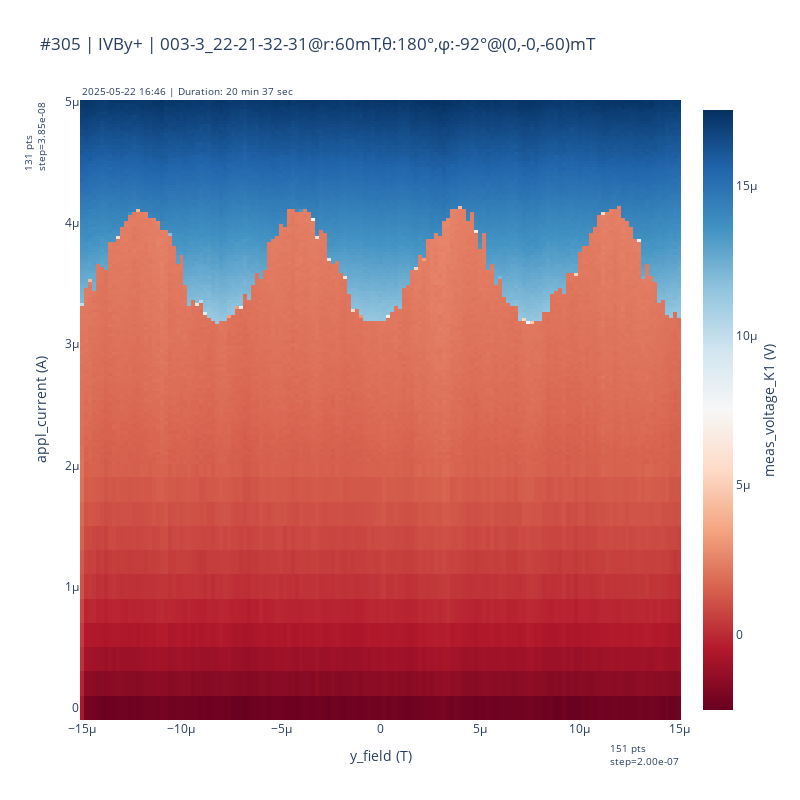
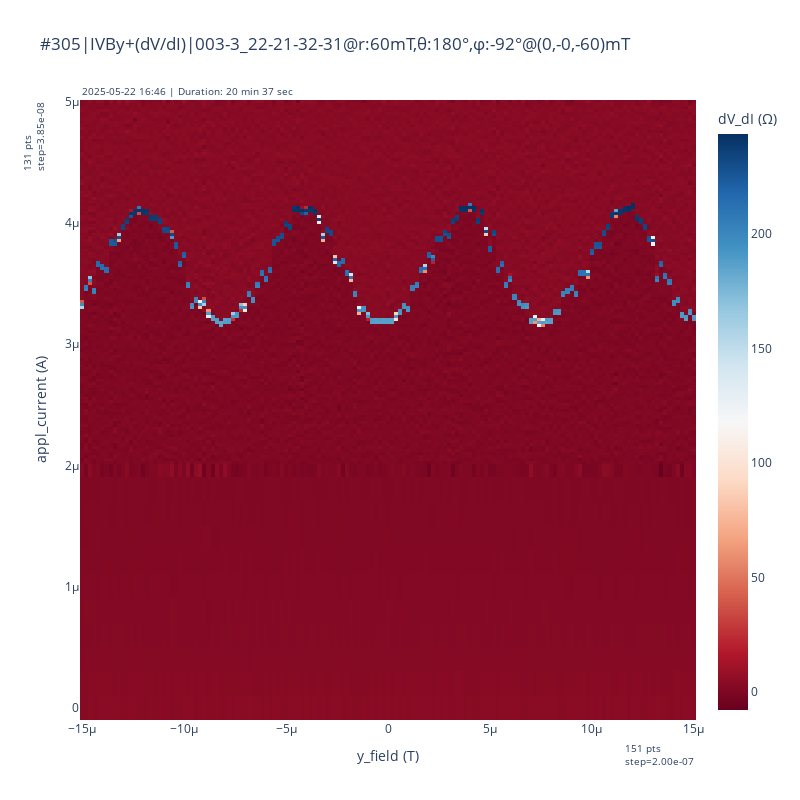
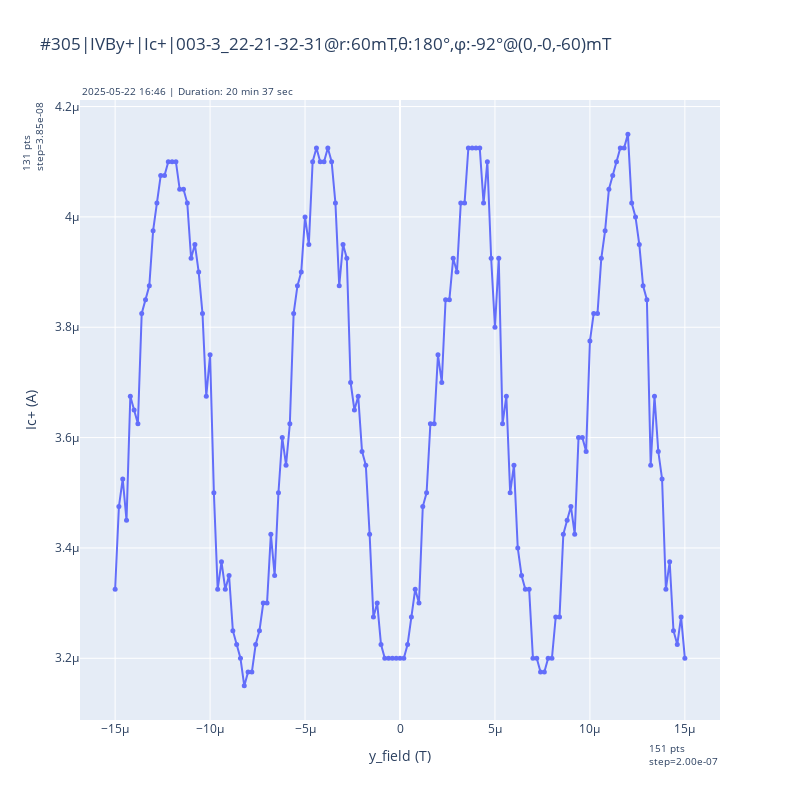

The notebook cell saved with these charts, in order:
### Code cell
dataid = 307
fig1, fig2, fig3 , Ic_df= plot_heatmaps(dataid)
clear_output(wait=True)
fig1.show()
fig2.show()
fig3.show()

### Figure 1 — Plotly figure (JSON) as saved in the notebook; plotly's stock layout.template omitted (floating-point values rounded to 4 significant figures; data arrays with more than 128 entries replaced by an {"elided": "..."} marker saying what was removed)
{"data": [{"colorbar": {"title": {"side": "right", "text": "meas_voltage_K1 (V)"}}, "colorscale": [[0, "rgb(103,0,31)"], [0.1, "rgb(178,24,43)"], [0.2, "rgb(214,96,77)"], [0.3, "rgb(244,165,130)"], [0.4, "rgb(253,219,199)"], [0.5, "rgb(247,247,247)"], [0.6, "rgb(209,229,240)"], [0.7, "rgb(146,197,222)"], [0.8, "rgb(67,147,195)"], [0.9, "rgb(33,102,172)"], [1, "rgb(5,48,97)"]], "type": "heatmap", "x": {"elided": "19781 float values"}, "y": {"elided": "19781 float values"}, "z": {"elided": "19781 float values"}}], "layout": {"annotations": [{"font": {"size": 10}, "showarrow": false, "text": "2025-05-22 16:46 | Duration: 20 min 37 sec", "x": 0, "xanchor": "left", "xref": "paper", "y": 1, "yanchor": "bottom", "yref": "paper"}, {"font": {"size": 10}, "showarrow": false, "text": "151 pts           <br>step=2.00e-07", "x": 1, "xanchor": "right", "xref": "paper", "y": -0.03, "yanchor": "top", "yref": "paper"}, {"font": {"size": 10}, "showarrow": false, "text": "131 pts           <br>step=3.85e-08", "textangle": -90, "x": -0.05, "xanchor": "right", "xref": "paper", "y": 1, "yanchor": "top", "yref": "paper"}], "height": 800, "title": {"text": "#305 | IVBy+ | 003-3_22-21-32-31@r:60mT,θ:180°,φ:-92°@(0,-0,-60)mT"}, "width": 800, "xaxis": {"title": {"text": "y_field (T)"}}, "yaxis": {"title": {"text": "appl_current (A)"}}}}

### Figure 2 — Plotly figure (JSON) as saved in the notebook; plotly's stock layout.template omitted (floating-point values rounded to 4 significant figures; data arrays with more than 128 entries replaced by an {"elided": "..."} marker saying what was removed)
{"data": [{"colorbar": {"title": {"side": "top", "text": "dV_dI (Ω)"}}, "colorscale": [[0, "rgb(103,0,31)"], [0.1, "rgb(178,24,43)"], [0.2, "rgb(214,96,77)"], [0.3, "rgb(244,165,130)"], [0.4, "rgb(253,219,199)"], [0.5, "rgb(247,247,247)"], [0.6, "rgb(209,229,240)"], [0.7, "rgb(146,197,222)"], [0.8, "rgb(67,147,195)"], [0.9, "rgb(33,102,172)"], [1, "rgb(5,48,97)"]], "type": "heatmap", "x": {"elided": "19781 float values"}, "y": {"elided": "19781 float values"}, "z": {"elided": "19781 float values"}}], "layout": {"annotations": [{"font": {"size": 10}, "showarrow": false, "text": "2025-05-22 16:46 | Duration: 20 min 37 sec", "x": 0, "xanchor": "left", "xref": "paper", "y": 1, "yanchor": "bottom", "yref": "paper"}, {"font": {"size": 10}, "showarrow": false, "text": "151 pts           <br>step=2.00e-07", "x": 1, "xanchor": "right", "xref": "paper", "y": -0.03, "yanchor": "top", "yref": "paper"}, {"font": {"size": 10}, "showarrow": false, "text": "131 pts           <br>step=3.85e-08", "textangle": -90, "x": -0.05, "xanchor": "right", "xref": "paper", "y": 1, "yanchor": "top", "yref": "paper"}], "height": 800, "title": {"text": "#305|IVBy+(dV/dI)|003-3_22-21-32-31@r:60mT,θ:180°,φ:-92°@(0,-0,-60)mT"}, "width": 800, "xaxis": {"title": {"text": "y_field (T)"}}, "yaxis": {"title": {"text": "appl_current (A)"}}}}

### Figure 3 — Plotly figure (JSON) as saved in the notebook; plotly's stock layout.template omitted (floating-point values rounded to 4 significant figures; data arrays with more than 128 entries replaced by an {"elided": "..."} marker saying what was removed)
{"data": [{"line": {"width": 2}, "marker": {"size": 5}, "mode": "lines+markers", "name": "Ic+", "type": "scatter", "x": {"elided": "151 float values"}, "y": {"elided": "151 float values"}}], "layout": {"annotations": [{"font": {"size": 10}, "showarrow": false, "text": "2025-05-22 16:46 | Duration: 20 min 37 sec", "x": 0, "xanchor": "left", "xref": "paper", "y": 1, "yanchor": "bottom", "yref": "paper"}, {"font": {"size": 10}, "showarrow": false, "text": "151 pts           <br>step=2.00e-07", "x": 1, "xanchor": "right", "xref": "paper", "y": -0.03, "yanchor": "top", "yref": "paper"}, {"font": {"size": 10}, "showarrow": false, "text": "131 pts           <br>step=3.85e-08", "textangle": -90, "x": -0.05, "xanchor": "right", "xref": "paper", "y": 1, "yanchor": "top", "yref": "paper"}], "height": 800, "title": {"text": "#305|IVBy+|Ic+|003-3_22-21-32-31@r:60mT,θ:180°,φ:-92°@(0,-0,-60)mT"}, "width": 800, "xaxis": {"title": {"text": "y_field (T)"}}, "yaxis": {"title": {"text": "Ic+ (A)"}}}}
